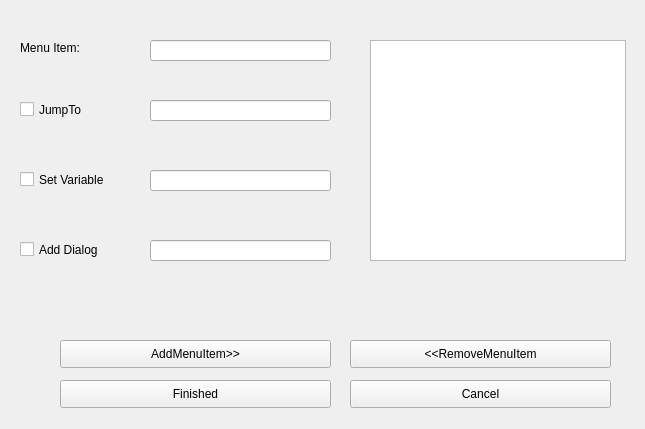
<?xml version="1.0" encoding="UTF-8"?>
<ui version="4.0">
 <class>ChoiceMenuEditorForm</class>
 <widget class="QWidget" name="ChoiceMenuEditorForm">
  <property name="geometry">
   <rect>
    <x>0</x>
    <y>0</y>
    <width>645</width>
    <height>429</height>
   </rect>
  </property>
  <property name="windowTitle">
   <string>Form</string>
  </property>
  <widget class="QLineEdit" name="lineEditMenuItem">
   <property name="geometry">
    <rect>
     <x>150</x>
     <y>40</y>
     <width>181</width>
     <height>21</height>
    </rect>
   </property>
   <property name="text">
    <string/>
   </property>
  </widget>
  <widget class="QCheckBox" name="checkBoxJump">
   <property name="geometry">
    <rect>
     <x>20</x>
     <y>100</y>
     <width>91</width>
     <height>19</height>
    </rect>
   </property>
   <property name="text">
    <string>JumpTo</string>
   </property>
  </widget>
  <widget class="QCheckBox" name="checkBoxSetVar">
   <property name="geometry">
    <rect>
     <x>20</x>
     <y>170</y>
     <width>131</width>
     <height>19</height>
    </rect>
   </property>
   <property name="text">
    <string>Set Variable</string>
   </property>
  </widget>
  <widget class="QLabel" name="label">
   <property name="geometry">
    <rect>
     <x>20</x>
     <y>40</y>
     <width>101</width>
     <height>16</height>
    </rect>
   </property>
   <property name="text">
    <string>Menu Item:</string>
   </property>
  </widget>
  <widget class="QLineEdit" name="lineEditJumpTo">
   <property name="geometry">
    <rect>
     <x>150</x>
     <y>100</y>
     <width>181</width>
     <height>21</height>
    </rect>
   </property>
  </widget>
  <widget class="QLineEdit" name="lineEditVarSet">
   <property name="geometry">
    <rect>
     <x>150</x>
     <y>170</y>
     <width>181</width>
     <height>21</height>
    </rect>
   </property>
  </widget>
  <widget class="QPushButton" name="pushButtonAddOption">
   <property name="geometry">
    <rect>
     <x>60</x>
     <y>340</y>
     <width>271</width>
     <height>28</height>
    </rect>
   </property>
   <property name="text">
    <string>AddMenuItem&gt;&gt;</string>
   </property>
  </widget>
  <widget class="QPushButton" name="pushButtonDelOption">
   <property name="geometry">
    <rect>
     <x>350</x>
     <y>340</y>
     <width>261</width>
     <height>28</height>
    </rect>
   </property>
   <property name="text">
    <string>&lt;&lt;RemoveMenuItem</string>
   </property>
  </widget>
  <widget class="QPushButton" name="pushButtonFinished">
   <property name="geometry">
    <rect>
     <x>60</x>
     <y>380</y>
     <width>271</width>
     <height>28</height>
    </rect>
   </property>
   <property name="text">
    <string>Finished</string>
   </property>
  </widget>
  <widget class="QPushButton" name="pushButtonCancel">
   <property name="geometry">
    <rect>
     <x>350</x>
     <y>380</y>
     <width>261</width>
     <height>28</height>
    </rect>
   </property>
   <property name="text">
    <string>Cancel</string>
   </property>
  </widget>
  <widget class="QListWidget" name="listWidgetChoices">
   <property name="geometry">
    <rect>
     <x>370</x>
     <y>40</y>
     <width>256</width>
     <height>221</height>
    </rect>
   </property>
  </widget>
  <widget class="QLineEdit" name="lineEditDialog">
   <property name="geometry">
    <rect>
     <x>150</x>
     <y>240</y>
     <width>181</width>
     <height>21</height>
    </rect>
   </property>
   <property name="text">
    <string/>
   </property>
  </widget>
  <widget class="QCheckBox" name="checkBoxDialog">
   <property name="geometry">
    <rect>
     <x>20</x>
     <y>240</y>
     <width>131</width>
     <height>19</height>
    </rect>
   </property>
   <property name="text">
    <string>Add Dialog</string>
   </property>
  </widget>
 </widget>
 <resources/>
 <connections/>
</ui>
